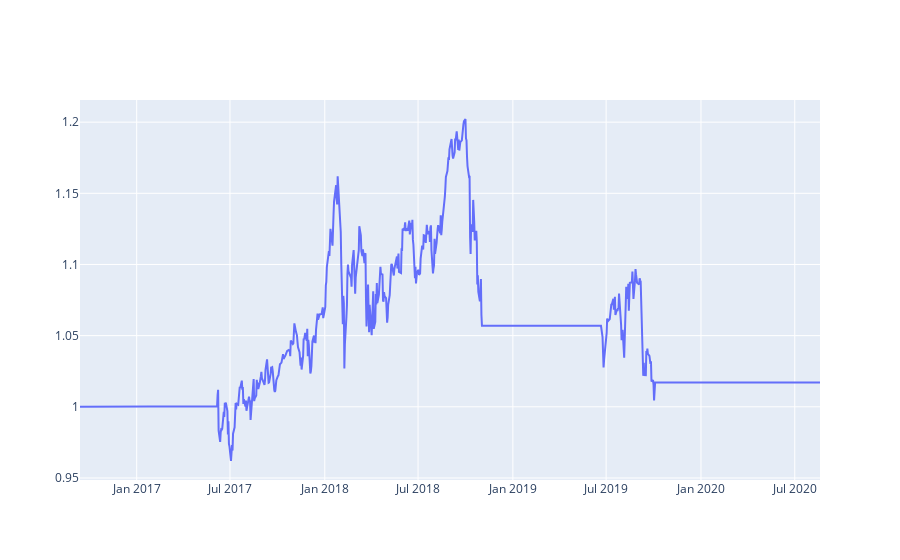

Notebook cell for this chart:
### Code cell
# now tune output according the performance trend
tuned_output = top_output.where(p_side_positive_trend)
tuned_stats = qnstats.calc_stat(data, tuned_output)

# display stat
display(tuned_stats.to_pandas().tail())


# draw performance chart
t_performance = tuned_stats.loc[:,"equity"]
fig = go.Figure(data = [
    go.Scatter(
        x=t_performance.time.to_pandas(),
        y=t_performance,
        hovertext='performance',
    )
])
fig.update_yaxes(fixedrange=False) # unlock vertical scrolling
fig.show()

### Figure 1 — Plotly figure (JSON) as saved in the notebook; plotly's stock layout.template omitted (floating-point values rounded to 4 significant figures; data arrays with more than 128 entries replaced by an {"elided": "..."} marker saying what was removed)
{"data": [{"hovertext": "performance", "type": "scatter", "x": {"elided": "991 str values"}, "y": {"elided": "991 float values"}}], "layout": {"yaxis": {"fixedrange": false}}}
